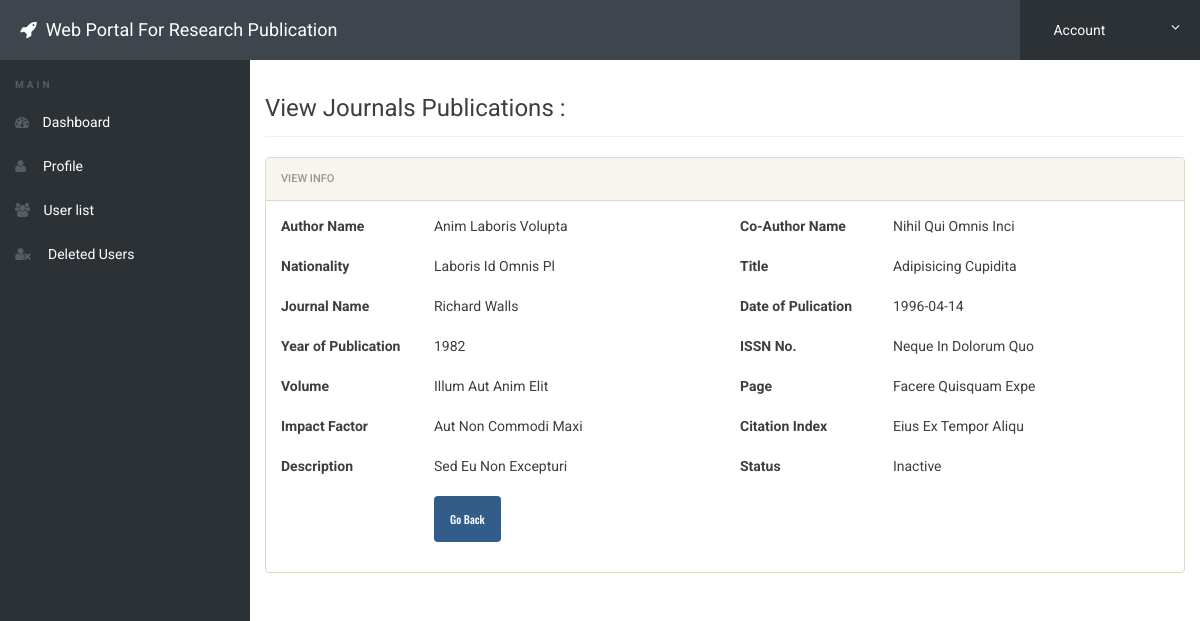
/admin/view-journal-list.php?view=1 (signed in), run on the app's committed database.
### tables this page shows
CREATE TABLE `author_details` (
  `author_id` int NOT NULL,
  `first_author` varchar(255) DEFAULT NULL,
  `co_author` varchar(255) DEFAULT NULL,
  `national_type` varchar(255) DEFAULT NULL,
  `title` varchar(255) DEFAULT NULL,
  `journal_name` varchar(255) DEFAULT NULL,
  `date_published` date DEFAULT NULL,
  `year_published` year DEFAULT NULL,
  `issn` varchar(255) DEFAULT NULL,
  `volume` varchar(255) DEFAULT NULL,
  `page` varchar(255) DEFAULT NULL,
  `impact` varchar(255) DEFAULT NULL,
  `citation` varchar(255) DEFAULT NULL,
  `description` varchar(255) DEFAULT NULL,
  `attachment` varchar(255) DEFAULT NULL,
  `status` varchar(255) DEFAULT NULL,
  `deleted` varchar(255) NOT NULL DEFAULT 'no',
  `created_by` varchar(255) DEFAULT NULL
);

### admin/view-journal-list.php (the view, shortened to what this page needs)
<?php
include('includes/config.php');
if(strlen($_SESSION['alogin'])==0)
{
    header('location:index.php');
}
else
{
    if(isset($_GET['view']))
    {
        $viewid=$_GET['view'];
    }
?>
<!doctype html>
<html lang="en" class="no-js">
<head>
	<link rel="stylesheet" href="css/font-awesome.min.css">
	<link rel="stylesheet" href="css/bootstrap.min.css">
	<link rel="stylesheet" href="css/dataTables.bootstrap.min.css">
	<link rel="stylesheet" href="css/bootstrap-social.css">
	<link rel="stylesheet" href="css/bootstrap-select.css">
	<link rel="stylesheet" href="css/fileinput.min.css">
	<link rel="stylesheet" href="css/awesome-bootstrap-checkbox.css">
	<link rel="stylesheet" href="css/style.css">
</head>
<body>
<?php
		$sql = "SELECT * from author_details where author_id = :viewid";
		$query = $dbh -> prepare($sql);
		$query->bindParam(':viewid',$viewid,PDO::PARAM_INT);
		$query->execute();
        $result=$query->fetch(PDO::FETCH_OBJ);
?>
	<?php include('includes/header.php');?>
    <div class="ts-main-content">
	<?php include('includes/leftbar.php');?>
		<div class="content-wrapper">
			<div class="container-fluid">
				<div class="row">
					<div class="col-md-12">
						<h3 class="page-title">View Journals Publications : <?php echo htmlentities($result->name); ?></h3>
						<div class="row">
							<div class="col-md-12">
								<div class="panel panel-default">
									<div class="panel-heading">View Info</div>
                                    <div class="panel-body">
                                        <form method="post" class="form-horizontal" enctype="multipart/form-data" name="imgform">
                                            <div class="form-group">
                                                <label class="col-sm-2 ">Author Name</label>
                                                <div class="col-sm-4" >
                                                    <?php echo ucwords(htmlentities($result->first_author));?>
                                                </div>
                                                <label class="col-sm-2 ">Co-Author Name</label>
                                                <div class="col-sm-4" >
                                                    <?php echo ucwords(htmlentities($result->co_author));?>
                                                </div>
                                            </div>
                                            <div class="form-group">
                                                <label class="col-sm-2 ">Nationality</label>
                                                <div class="col-sm-4" >
                                                    <?php echo ucwords(htmlentities($result->national_type));?>
                                                </div>
                                                <label class="col-sm-2 ">Title</label>
                                                <div class="col-sm-4" >
                                                    <?php echo ucwords(htmlentities($result->title));?>
                                                </div>
                                            </div>
                                            <div class="form-group">
                                                <label class="col-sm-2 ">Journal Name</label>
                                                <div class="col-sm-4" >
                                                    <?php echo ucwords( htmlentities($result->journal_name));?>
                                                </div>
                                                <label class="col-sm-2 ">Date of Pulication</label>
                                                <div class="col-sm-4" >
                                                    <?php echo ucwords(htmlentities($result->date_published));?>
                                                </div>
                                            </div>
                                            <div class="form-group">
                                                <label class="col-sm-2 ">Year of Publication</label>
                                                <div class="col-sm-4" >
                                                    <?php echo ucwords( htmlentities($result->year_published));?>
                                                </div>
                                                <label class="col-sm-2 ">ISSN No.</label>
                                                <div class="col-sm-4" >
                                                    <?php echo ucwords(htmlentities($result->issn));?>
                                                </div>
                                            </div>
                                            <div class="form-group">
                                                <label class="col-sm-2 ">Volume</label>
                                                <div class="col-sm-4" >
                                                    <?php echo ucwords(htmlentities($result->volume));?>
                                                </div>
                                                <label class="col-sm-2 ">Page</label>
                                                <div class="col-sm-4" >
                                                    <?php echo ucwords( htmlentities($result->page));?>
                                                </div>
                                            </div>
                                            <div class="form-group">
                                                <label class="col-sm-2 ">Impact Factor</label>
                                                <div class="col-sm-4" >
                                                    <?php echo ucwords( htmlentities($result->impact));?>
                                                </div>
                                                <label class="col-sm-2 ">Citation Index</label>
                                                <div class="col-sm-4" >
                                                    <?php echo ucwords(htmlentities($result->citation));?>
                                                </div>
                                            </div>
                                            <div class="form-group">
                                                <label class="col-sm-2 ">Description</label>
                                                <div class="col-sm-4" >
                                                    <?php echo ucwords(htmlentities($result->description));?>
                                                </div>
                                                <label class="col-sm-2 ">Status</label>
                                                <div class="col-sm-4" >
                                                    <?php echo ucwords(htmlentities($result->status));?>
                                                </div>
                                            </div>
                                            <div class="form-group">
                                                <div class="col-sm-8 col-sm-offset-2">
                                                    <a href="dashboard.php">
                                                    <input  class="btn btn-primary" type="button" value=" Go Back " />
                                                    </a>
                                                </div>
                                            </div>
                                        </form>
                                    </div>
								</div>
							</div>
						</div>
					</div>
				</div>
			</div>
		</div>
	</div>
</body>
</html>
<?php } ?>

### admin/css/style.css (style rules this page uses)
html { font-size: 14px; }
@media only screen and (min-width: 480px) { html { font-size: 17px; } }
@media only screen and (min-width: 768px) { html { font-size: 14px; } }
body { font-size: 1em; }
a { color: #37a6c4; }
.btn { font-family: 'Oswald', sans-serif; }
.panel { overflow: hidden; }
.btn { text-transform: none; }
.page-title { padding-bottom: 15px; margin-bottom: 20px; border-bottom: 1px solid #f0f0f0; }
.ts-main-content .content-wrapper { padding-top: 15px; margin-top: 60px; }
@media only screen and (min-width: 992px) { .ts-main-content .content-wrapper { margin-left: 250px; } }

### data on the page
author_details: first_author "Anim Laboris Volupta", co_author "Nihil Qui Omnis Inci", national_type "Laboris Id Omnis Pl", title "Adipisicing Cupidita", journal_name "Richard Walls", date_published "1996-04-14", year_published "1982", issn "Neque In Dolorum Quo", volume "Illum Aut Anim Elit", page "Facere Quisquam Expe", impact "Aut Non Commodi Maxi", citation "Eius Ex Tempor Aliqu", description "Sed Eu Non Excepturi", status "Inactive"
